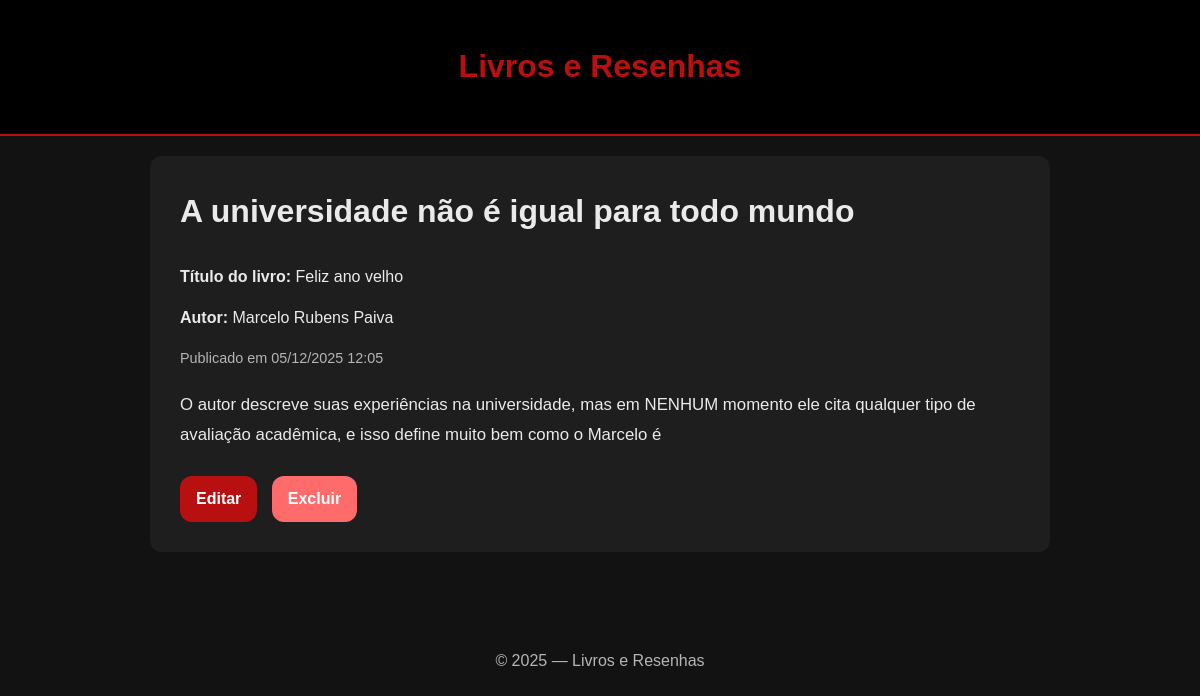
The page /2/ on the database as committed earlier.
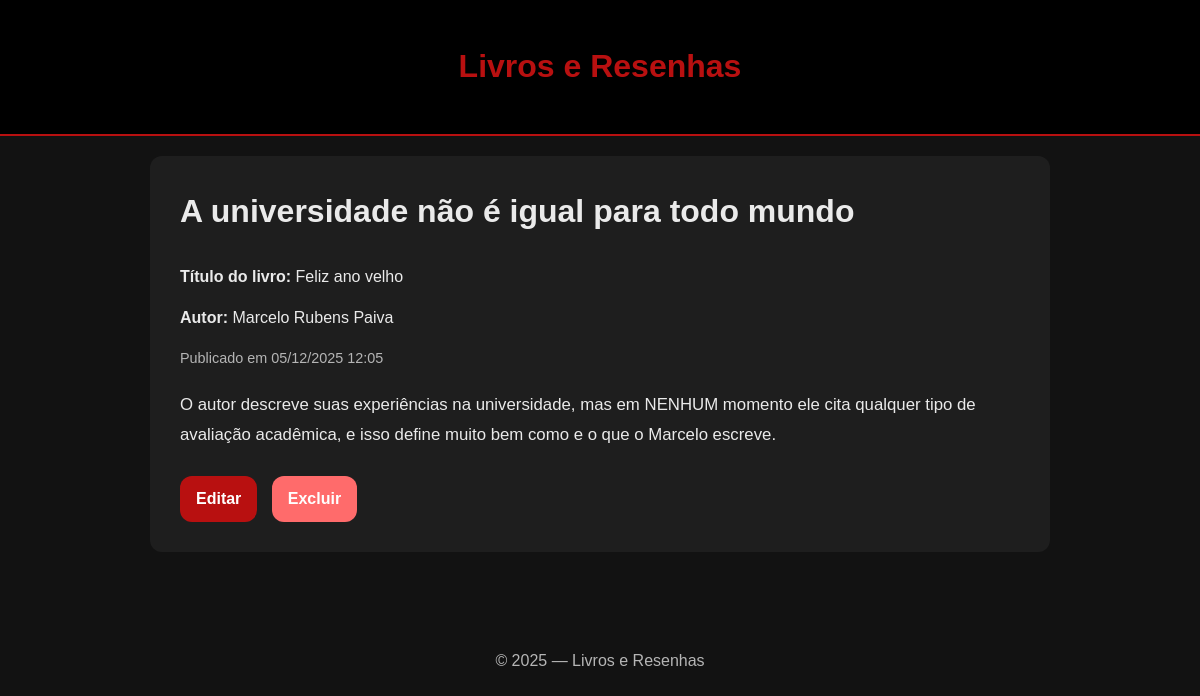
The same page on the database as committed later.
### blog/models.py (models this page shows, shortened)
class Post(models.Model):
    titulo = models.CharField(max_length=200)
    titulo_livro = models.CharField("Título do livro", max_length=200, blank=True, null=True)
    autor = models.CharField("Autor", max_length=200, blank=True, null=True)
    conteudo = models.TextField()
    criado_em = models.DateTimeField(default=timezone.now)
    atualizado_em = models.DateTimeField(auto_now=True)

### blog/views.py (the view)
# urls.py: path('<int:pk>/', PostDetailView.as_view(), name='post_detail'),
class PostDetailView(DetailView):
    model = Post
    template_name = 'blog/post_detail.html'
    context_object_name = "post"

### blog/templates/blog/post_detail.html (shortened to what this page needs)
{% extends "blog/base.html" %}
{% block content %}
<div class="post-detail">
    <h2>{{ post.titulo }}</h2>
    {% if post.titulo_livro %}
    <p><strong>Título do livro:</strong> {{ post.titulo_livro }}</p>
    {% endif %}
    {% if post.autor %}
    <p><strong>Autor:</strong> {{ post.autor }}</p>
    {% endif %}
    <p class="post-date">
        Publicado em {{ post.criado_em|date:"d/m/Y H:i" }}
    </p>
    <div class="conteudo">
        {{ post.conteudo|safe }}
    </div>
    <br>
    <a class="btn btn-primary" href="{% url 'post_update' post.id %}">Editar</a>
    <a class="btn btn-danger" href="{% url 'post_delete' post.id %}">Excluir</a>
</div>
{% endblock %}

Rows that differ between the two databases and show on the page:
changed Post "A universidade não é igual para todo mundo": conteudo "…define muito bem como o Marcelo é" → "…define muito bem como e o que o Marcelo escreve."
